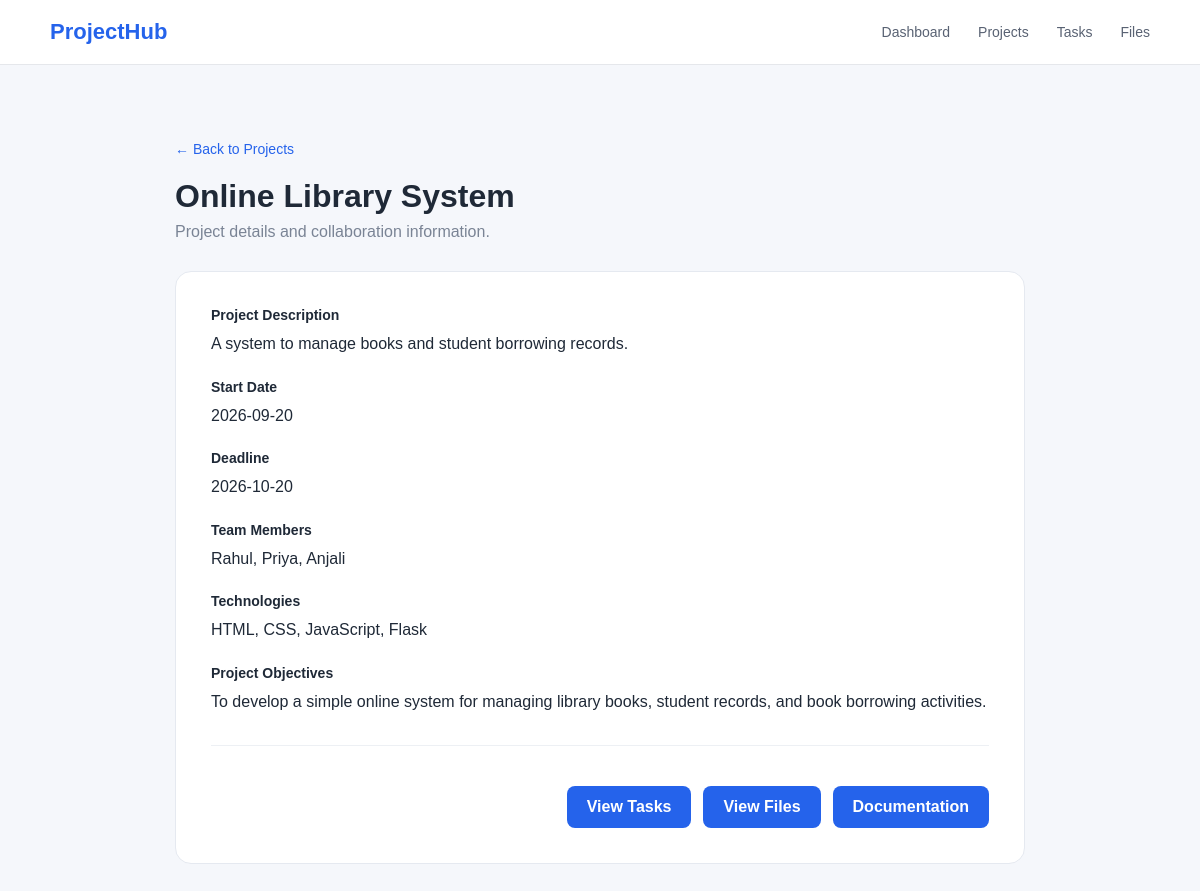
Screenshot of /project/2 with the database file from the repository.
### tables this page shows
CREATE TABLE projects (
            id INTEGER PRIMARY KEY AUTOINCREMENT,
            project_name TEXT NOT NULL,
            description TEXT NOT NULL,
            start_date TEXT,
            deadline TEXT,
            members TEXT,
            technologies TEXT,
            objectives TEXT
        );

### App.py (the view)
@app.route("/project/<int:project_id>")
def project_details(project_id):
    connection = sqlite3.connect("projects.db")
    connection.row_factory = sqlite3.Row
    cursor = connection.cursor()
    cursor.execute(
        "SELECT * FROM projects WHERE id = ?",
        (project_id,)
    )
    project = cursor.fetchone()
    connection.close()
    if project is None:
        return "Project not found"
    return render_template(
        "project_details.html",
        project=project
    )

### templates/project_details.html (shortened to what this page needs)
<!DOCTYPE html>
<html lang="en">
<head>
    <link rel="stylesheet"
          href="{{ url_for('static', filename='css/style.css') }}">
</head>
<body>
    <header class="navbar">
        <div class="logo">
            ProjectHub
        </div>
        <nav>
            <a href="/">
                Dashboard
            </a>
            <a href="/projects">
                Projects
            </a>
            <a href="/tasks">
                Tasks
            </a>
            <a href="/files">
                Files
            </a>
        </nav>
    </header>
    <main>
        <section class="create-page">
            <div class="form-header">
                <a href="/projects" class="back-link">
                    ← Back to Projects
                </a>
                <h1>
                    {{ project["project_name"] }}
                </h1>
                <p>
                    Project details and collaboration information.
                </p>
            </div>
            <div class="project-form">
                <div class="form-group">
                    <label>
                        Project Description
                    </label>
                    <p>
                        {{ project["description"] }}
                    </p>
                </div>
                <div class="form-group">
                    <label>
                        Start Date
                    </label>
                    <p>
                        {{ project["start_date"] or "Not provided" }}
                    </p>
                </div>
                <div class="form-group">
                    <label>
                        Deadline
                    </label>
                    <p>
                        {{ project["deadline"] or "Not provided" }}
                    </p>
                </div>
                <div class="form-group">
                    <label>
                        Team Members
                    </label>
                    <p>
                        {{ project["members"] or "Not provided" }}
                    </p>
                </div>
                <div class="form-group">
                    <label>
                        Technologies
                    </label>
                    <p>
                        {{ project["technologies"] or "Not provided" }}
                    </p>
                </div>
                <div class="form-group">
                    <label>
                        Project Objectives
                    </label>
                    <p>
                        {{ project["objectives"] or "Not provided" }}
                    </p>
                </div>
                <div class="form-actions">
                    <a href="/tasks"
                       class="secondary-button">
                        View Tasks
                    </a>
                    <a href="/files"
                       class="secondary-button">
                        View Files
                    </a>
                    <a href="/documentation"
                       class="secondary-button">
                        Documentation
                    </a>
                </div>
            </div>
        </section>
    </main>
</body>
</html>

### static/css/style.css (style rules this page uses)
* { box-sizing: border-box; margin: 0; padding: 0; }
body { font-family: Arial, sans-serif; background: #f5f7fb; color: #1f2937; }
.navbar { height: 65px; background: white; border-bottom: 1px solid #e5e7eb; display: flex; align-items: center; justify-content: space-between; padding: 0 50px; }
.logo { font-size: 22px; font-weight: bold; color: #2563eb; }
.navbar nav { display: flex; gap: 28px; }
.navbar nav a { text-decoration: none; color: #596273; font-size: 14px; }
main { padding: 30px 50px; }
.secondary-button { display: inline-block; margin-top: 15px; text-decoration: none; padding: 12px 20px; border-radius: 8px; background: #2563eb; color: white; font-weight: 600; }
.create-page { max-width: 850px; margin: 45px auto; }
.form-header { margin-bottom: 30px; }
.back-link { text-decoration: none; color: #2563eb; font-size: 14px; }
.form-header h1 { font-size: 32px; margin-top: 20px; margin-bottom: 8px; }
.form-header p { color: #7a8495; }
.project-form { background: white; padding: 35px; border-radius: 16px; border: 1px solid #e5e9f0; }
.form-group { margin-bottom: 22px; }
.form-group label { display: block; margin-bottom: 8px; font-weight: 600; font-size: 14px; }
.form-actions { display: flex; justify-content: flex-end; gap: 12px; margin-top: 30px; padding-top: 25px; border-top: 1px solid #edf0f4; }
.project-form p { line-height: 1.6; margin-top: 8px; }
.project-form label { font-weight: 600; }

### rows the page displays
projects: project_name "Online Library System", description "A system to manage books and student borrowing records.", start_date "2026-09-20", deadline "2026-10-20", members "Rahul, Priya, Anjali", technologies "HTML, CSS, JavaScript, Flask", objectives "To develop a simple online system for managing library books, student records, and book borrowing activities."
